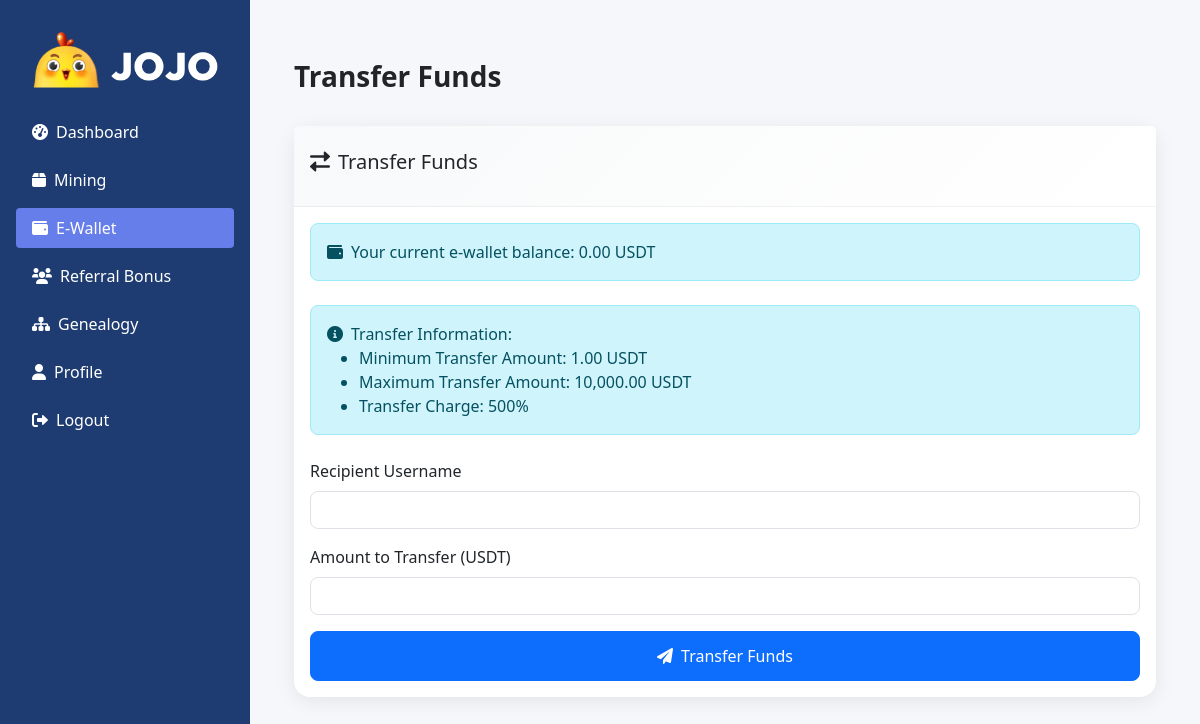
The page /user/transfer.php (signed in) on the database its author committed.
### tables this page shows
CREATE TABLE ewallet (
    id INT AUTO_INCREMENT PRIMARY KEY,
    user_id INT UNIQUE NOT NULL,
    balance DECIMAL(15, 2) DEFAULT 0.00,
    created_at TIMESTAMP DEFAULT CURRENT_TIMESTAMP,
    updated_at TIMESTAMP DEFAULT CURRENT_TIMESTAMP ON UPDATE CURRENT_TIMESTAMP,
    FOREIGN KEY (user_id) REFERENCES users (id) ON DELETE CASCADE
);

CREATE TABLE admin_settings (
    id INT AUTO_INCREMENT PRIMARY KEY,
    setting_name VARCHAR(100) UNIQUE NOT NULL,
    setting_value TEXT NOT NULL,
    description TEXT NULL,
    updated_at TIMESTAMP DEFAULT CURRENT_TIMESTAMP ON UPDATE CURRENT_TIMESTAMP
);

### includes/functions.php (called while the page is built, shortened)
<?php
require_once __DIR__ . '/../config/config.php';
function getEwalletBalance($user_id)
{
    try {
        $pdo = getConnection();
        $stmt = $pdo->prepare("SELECT balance FROM ewallet WHERE user_id = ?");
        $stmt->execute([$user_id]);
        $result = $stmt->fetchColumn();
        return $result !== false ? floatval($result) : 0.00;
    } catch (Exception $e) {
        logEvent("Get ewallet balance error: " . $e->getMessage(), 'error');
        return 0.00;
    }
}
function getAdminSetting($setting_name)
{
    try {
        $pdo = getConnection();
        $stmt = $pdo->prepare("SELECT setting_value FROM admin_settings WHERE setting_name = ?");
        $stmt->execute([$setting_name]);
        return $stmt->fetchColumn();
    } catch (Exception $e) {
        logEvent("Get admin setting error: " . $e->getMessage(), 'error');
        return null;
    }
}
?>

### config/config.php (called while the page is built, shortened)
<?php
function formatCurrency($amount)
{
    return number_format($amount, DECIMAL_PLACES) . ' USDT' ;
}

### user/transfer.php (the view, shortened to what this page needs)
<?php
require_once '../config/config.php';
require_once '../includes/auth.php';
require_once '../includes/functions.php';
$user_id = getCurrentUserId();
$balance = getEwalletBalance($user_id);
$transfer_charge_percentage = floatval(getAdminSetting('transfer_charge_percentage') ?? 0.05);
$transfer_minimum_amount = floatval(getAdminSetting('transfer_minimum_amount') ?? 1.00);
$transfer_maximum_amount = floatval(getAdminSetting('transfer_maximum_amount') ?? 10000.00);
$errors = [];
?>
<!DOCTYPE html>
<html lang="en">
<head>
    <link href="https://cdn.jsdelivr.net/npm/bootstrap@5.3.0/dist/css/bootstrap.min.css" rel="stylesheet">
    <link href="https://cdnjs.cloudflare.com/ajax/libs/font-awesome/6.0.0/css/all.min.css" rel="stylesheet">
    <link href="../assets/css/admin.css" rel="stylesheet">
</head>
<body>
    <nav class="sidebar-desktop">
        <div class="p-3">
            <div class="text-center">
                <img src="../assets/images/logo.png" alt="<?= SITE_NAME ?>" class="img-fluid mb-4 dashboard-logo">
            </div>
            <ul class="nav flex-column gap-2">
                <li><a href="dashboard.php" class="nav-link text-white"><i class="fas fa-tachometer-alt me-2"></i>Dashboard</a></li>
                <li><a href="packages.php" class="nav-link text-white"><i class="fas fa-box me-2"></i>Mining</a></li>
                <li><a href="ewallet.php" class="nav-link text-white active"><i class="fas fa-wallet me-2"></i>E-Wallet</a></li>
                <li><a href="referrals.php" class="nav-link text-white"><i class="fas fa-users me-2"></i>Referral Bonus</a></li>
                <li><a href="genealogy.php" class="nav-link text-white"><i class="fas fa-sitemap me-2"></i>Genealogy</a></li>
                <li><a href="profile.php" class="nav-link text-white"><i class="fas fa-user me-2"></i>Profile</a></li>
                <li><a href="../logout.php" class="nav-link text-white"><i class="fas fa-sign-out-alt me-2"></i>Logout</a></li>
            </ul>
        </div>
    </nav>
    <main class="main-content">
        <div class="container-fluid p-4">
            <div class="d-flex justify-content-between align-items-center mb-4 pt-3">
                <h1 class="h3 fw-bold">Transfer Funds</h1>
            </div>
            <div class="card">
                <div class="card-header">
                    <h5><i class="fas fa-exchange-alt me-2"></i>Transfer Funds</h5>
                </div>
                <div class="card-body">
                    <div class="alert alert-info mb-4">
                        <i class="fas fa-wallet me-2"></i>Your current e-wallet balance: <?= formatCurrency($balance) ?>
                    </div>
                    <div class="alert alert-info mb-4">
                        <i class="fas fa-info-circle me-2"></i>Transfer Information:
                        <ul class="mb-0">
                            <li>Minimum Transfer Amount: <?= formatCurrency($transfer_minimum_amount) ?></li>
                            <li>Maximum Transfer Amount: <?= formatCurrency($transfer_maximum_amount) ?></li>
                            <li>Transfer Charge: <?= $transfer_charge_percentage * 100 ?>%</li>
                        </ul>
                    </div>
                    <form method="POST" action="">
                        <div class="mb-3">
                            <label for="recipient_username" class="form-label">Recipient Username</label>
                            <input type="text"
                                   class="form-control <?= isset($errors['recipient_username']) ? 'is-invalid' : '' ?>"
                                   id="recipient_username" name="recipient_username" required>
                        </div>
                        <div class="mb-3">
                            <label for="transfer_amount" class="form-label">Amount to Transfer (USDT)</label>
                            <input type="number"
                                   class="form-control <?= isset($errors['transfer_amount']) ? 'is-invalid' : '' ?>"
                                   id="transfer_amount" name="transfer_amount"
                                   min="<?= $transfer_minimum_amount ?>"
                                   max="<?= min($transfer_maximum_amount, $balance) ?>"
                                   step="0.01"
                                   required>
                        </div>
                        <button type="submit" class="btn btn-primary w-100">
                            <i class="fas fa-paper-plane me-2"></i>Transfer Funds
                        </button>
                    </form>
                </div>
            </div>
        </div>
    </main>
</body>
</html>

### assets/css/admin.css (style rules this page uses)
:root { --sidebar-width: 250px; --sidebar-bg: #2c3e50; --sidebar-hover: #34495e; --primary-color: #667eea; --secondary-color: #764ba2; }
body { font-family: -apple-system, BlinkMacSystemFont, "Segoe UI", Roboto, sans-serif; background-color: #f8f9fa; }
.main-content { margin-left: var(--sidebar-width); padding: 20px; min-height: 100vh; }

### user/transfer.php (style rules this page uses)
:root { --primary: #667eea; --primary-dark: #1e3c72; }
body { background: #f5f7fa; font-family: 'Segoe UI', sans-serif; }
.sidebar-desktop { display: none; }
@media (min-width: 992px) { .sidebar-desktop { display: block; width: 250px; height: 100vh; position: fixed; top: 0; left: 0; background: var(--primary-dark); color: #fff; padding-top: 1rem; z-index: 1000; } }
@media (min-width: 992px) { .main-content { margin-left: 250px; } }
.nav-link.active { background: var(--primary) !important; color: #fff !important; border-radius: .25rem; }
.card { background: #fff; border: none; border-radius: 1rem; box-shadow: 0 4px 20px rgba(0,0,0,.08); transition: .4s; transform: translateY(20px); opacity: 0; }
.card.card-visible { transform: translateY(0); opacity: 1; }
.card-header { background: linear-gradient(135deg, #f8f9fa, #fff); border-bottom: 1px solid rgba(0,0,0,.05); padding: 1.5rem 1rem; border-radius: 1rem 1rem 0 0; }
.form-control, .btn { border-radius: .5rem; }
.btn-primary { padding: .75rem 1.5rem; transition: transform .3s, box-shadow .3s; }
.alert { border-radius: .5rem; }
.dashboard-logo { width: calc(100% - 2rem); max-width: 100%; margin-left: auto; margin-right: auto; display: block; }

### rows shown on the page
ewallet: balance "0.00 USDT"
admin_settings: setting_value "1.00 USDT"
admin_settings: setting_value "10,000.00 USDT"
admin_settings: $transfer_charge_percentage*100 "500"
